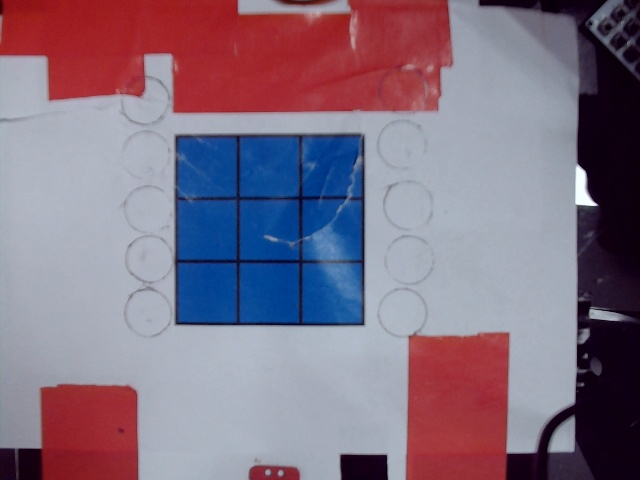
#> input picture assets/bl_empty.jpg, 640 x 480 px
$ python -i opencv_phone.py   (imports and definitions only)
#> lines starting #> are read from the running program, lines starting #| are printed output that depends on the picture; after the words box and inside, x2 and y2 are one past the last pixel; in counts of white or black regions, pixels touching at a corner belong together
#> further down, picture is the input picture: shape (480, 640, 3); mean B, G, R 131, 112.6, 129.7
import cv2
import numpy as np

# 固定摄像头参数
# [1 line not run here, left out]


def find_blue_board(image):
    # 转换到HSV颜色空间
    hsv = cv2.cvtColor(image, cv2.COLOR_BGR2HSV)
#> hsv: shape (480, 640, 3); mean H, S, V 127, 103.6, 154.1

    # 定义绿色的HSV范围
    lower_green= np.array([30, 0, 0])
    upper_green = np.array([110, 100, 150])

    # 创建绿色掩码
    mask = cv2.inRange(hsv, lower_green, upper_green)
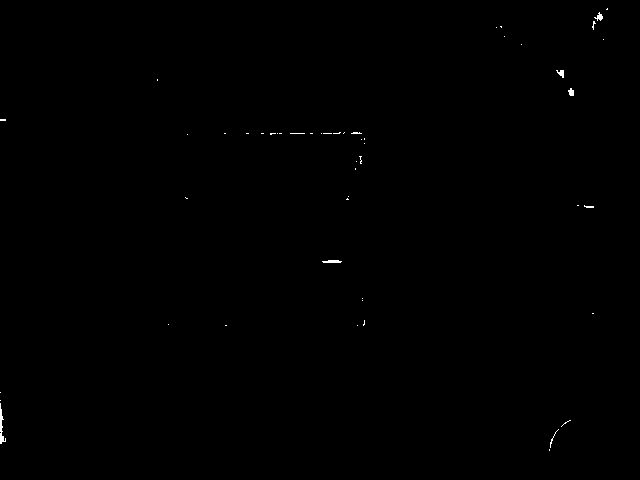
#> mask: shape (480, 640); 0.16% white; 51 white regions (45 under 20 px), largest, box (x1, y1, x2, y2) and area: (0, 403, 6, 444) 100, (322, 260, 342, 263) 49, (594, 12, 603, 21) 39, (556, 70, 564, 78) 37, (568, 88, 574, 96) 35, (550, 429, 559, 448) 23
    # 闭运算，填充孔洞
    kernel = np.ones((5, 5), np.uint8)
    # mask = cv2.morphologyEx(mask, cv2.MORPH_CLOSE, kernel)  # 闭运算
    # cv2.imshow('Close', mask)     # 显示闭运算结果
    # 开运算，去除孔洞
    mask = cv2.morphologyEx(mask, cv2.MORPH_OPEN, kernel)
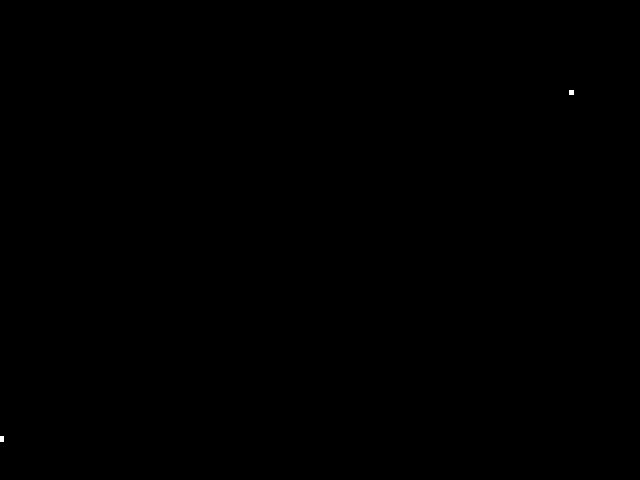
#> mask: shape (480, 640); 0.02% white; 2 white regions, box (x1, y1, x2, y2) and area: (569, 90, 574, 95) 25, (0, 436, 4, 442) 24
    # 膨胀运算，扩张孔洞(填充的5*5小方块变大)
    mask = cv2.dilate(mask, kernel, iterations=2)
#> mask: shape (480, 640); 0.09% white; 2 white regions, box (x1, y1, x2, y2) and area: (565, 86, 578, 99) 169, (0, 432, 8, 446) 112
    # 腐蚀运算，去除小的白色噪声
    mask = cv2.erode(mask, kernel, iterations=2)

    # cv2.imshow('Dilate', mask)  # 显示膨胀运算结果
    # 找到轮廓
    contours, _ = cv2.findContours(mask, cv2.RETR_EXTERNAL, cv2.CHAIN_APPROX_SIMPLE)
#> contours = 2 contours, all with area under 20

    # 找到最大的轮廓（假设是棋盘）
    largest_contour = max(contours, key=cv2.contourArea)
#> largest_contour = [[569, 90], [569, 94], [573, 94], [573, 90]]
    # cv2.drawContours(image, [largest_contour], 0, (0, 255, 0), 2)
    # cv2.imshow('Largest Contour', image)     # 显示最大轮廓
    # 获取最小外接矩形
    rect = cv2.minAreaRect(largest_contour)
#> rect = ((571, 92), (4, 4), -90)
    box = cv2.boxPoints(rect)
#> box = [[573, 94], [569, 94], [569, 90], [573, 90]]
    box = np.intp(box)
    return box


# [98 lines left out: function opencv_phone, not called in this run]


# if __name__ == '__main__':
#     opencv_phone()

>>> import cv2
>>> picture = cv2.imread('../assets/bl_empty.jpg')
>>> result = find_blue_board(picture)
#> result = [[573, 94], [569, 94], [569, 90], [573, 90]]

$ run again, on assets/gr_empty.jpg
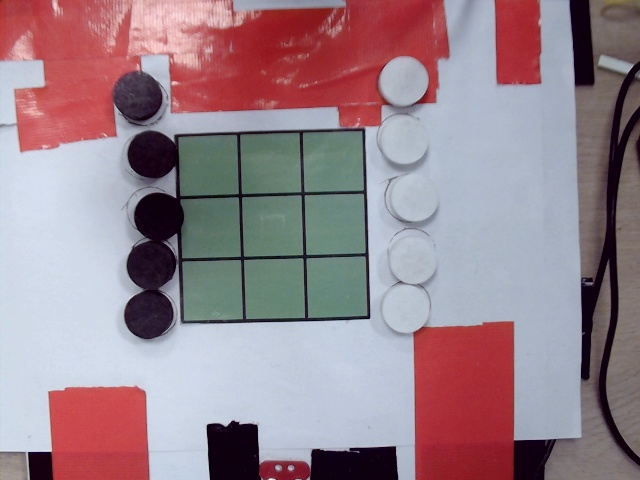
#> input picture assets/gr_empty.jpg, 640 x 480 px
#> picture is the input picture: shape (480, 640, 3); mean B, G, R 140.9, 132, 153.5
#> hsv: shape (480, 640, 3); mean H, S, V 117.8, 77.3, 167.6
#> in find_blue_board, `mask = cv2.inRange(hsv, lower_green, upper_green)`:
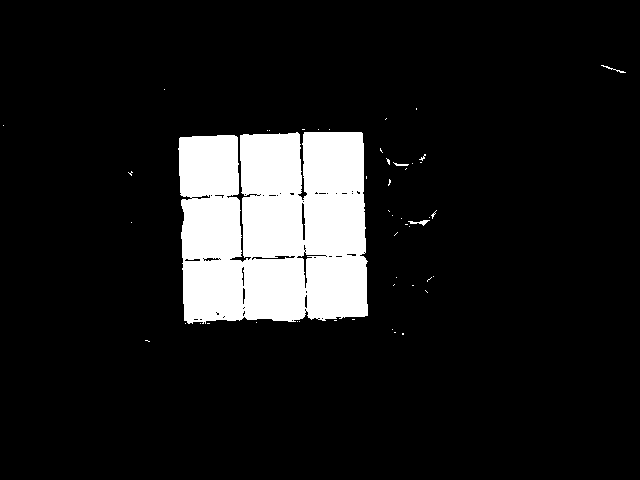
#> mask: shape (480, 640); 10.8% white; 49 white regions (45 under 20 px), largest, box (x1, y1, x2, y2) and area: (178, 132, 368, 324) 33028, (408, 220, 430, 226) 55, (601, 65, 626, 73) 37, (393, 162, 409, 166) 30
#> in find_blue_board, `mask = cv2.erode(mask, kernel, iterations=2)`:
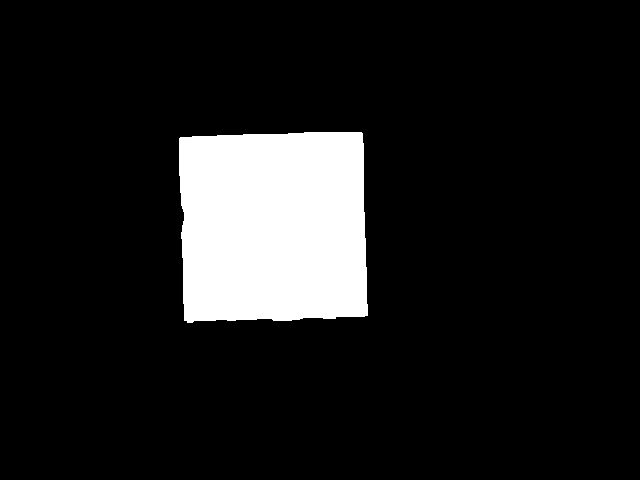
#> mask: shape (480, 640); 11.1% white; 1 white region
#> contours = 1 contour; box (x1, y1, x2, y2) and area: (179, 132, 368, 323) 33732
#> largest_contour = contour of 76 points, box (x1, y1, x2, y2) (179, 132, 368, 323), area 33732
#> rect = ((272.7, 226.6), (184.7, 187.6), -1.42)
#> in find_blue_board, `box = cv2.boxPoints(rect)`: box = [[182.7, 322.7], [178, 135.1], [362.7, 130.5], [367.4, 318.1]]
#> in find_blue_board, `box = np.intp(box)`: box = [[182, 322], [178, 135], [362, 130], [367, 318]]
